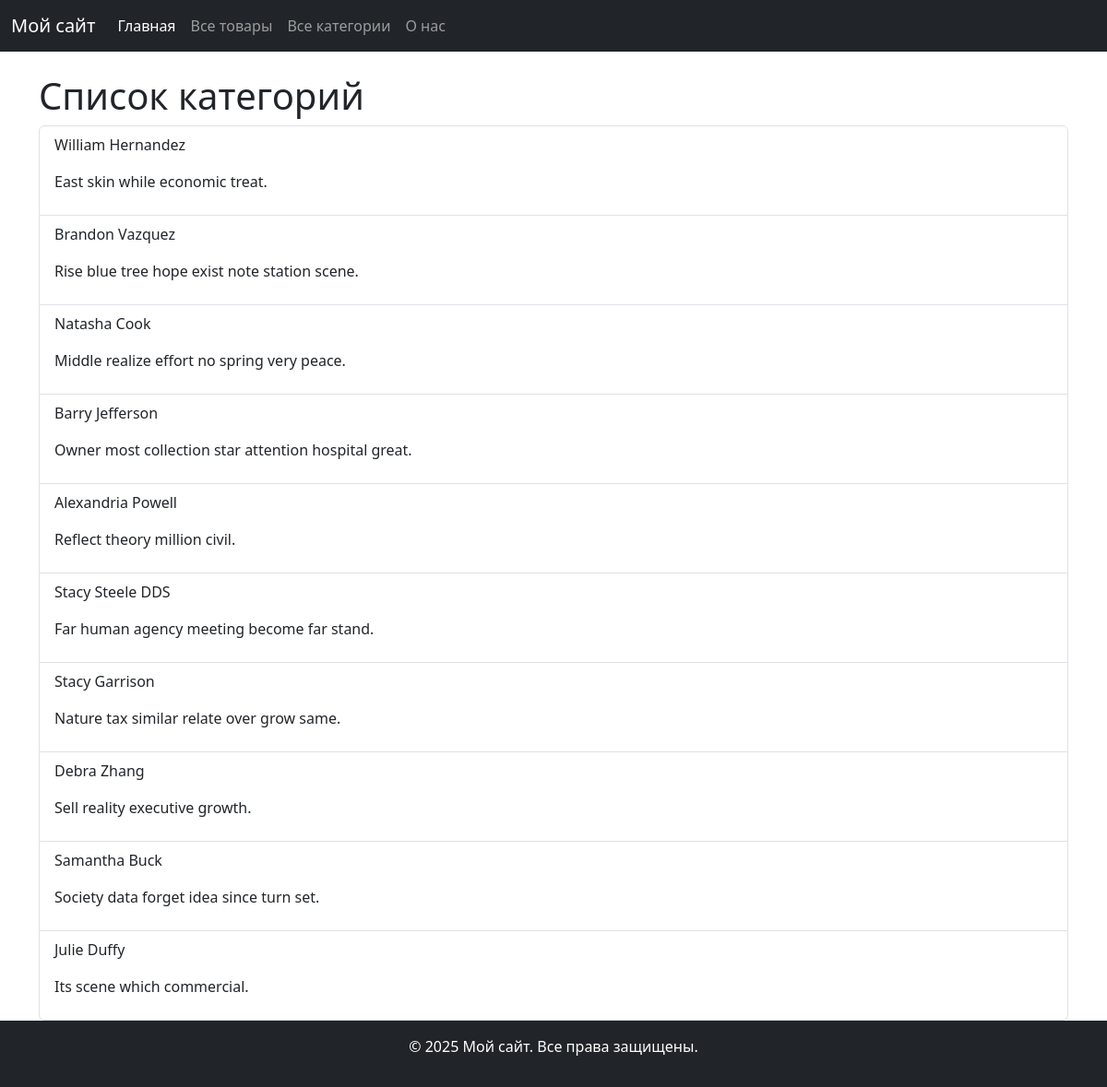
Page /categories/ on the committed database.
### store_app/models.py (models this page shows, shortened)
class Category(models.Model):
    name = models.CharField(max_length=100)
    description = models.TextField(default="")

### store_app/views.py (the view)
# urls.py: path("categories/", views.category_list, name="categories"),
def category_list(request):
    categories = Category.objects.all()
    context = {"categories": categories}
    return render(request, "store_app/category_list.html", context=context)

### store_app/templates/store_app/category_list.html (shortened to what this page needs)
{% extends 'store_app/base.html' %}
{% block content %}
        <h1>Список категорий</h1>
        <ul class="list-group">
            {% for category in categories %}
            <li class="list-group-item">
                <p>{{ category.name}}</p>
                <p>{{ category.description}}</p>
            </li>
            {% empty %}
                 <li class="list-group-item">Нет категорий</li>
            {% endfor %}
        </ul>
{% endblock %}

### store_app/templates/store_app/base.html (shortened to what this page needs)
<!DOCTYPE html>
<html lang="ru">
<head>
    <link href="https://cdn.jsdelivr.net/npm/bootstrap@5.3.0-alpha3/dist/css/bootstrap.min.css" rel="stylesheet">
</head>
<body>
<header>
    {% include 'store_app/menu.html' %}
</header>
    <div class="container mt-4">
        {% block content %}
        {% endblock %}
    </div>
    <footer class="bg-dark text-white text-center py-3">
        <p>&copy; 2025 Мой сайт. Все права защищены.</p>
    </footer>
</body>
</html>

### store_app/templates/store_app/menu.html (shortened to what this page needs)
<nav class="navbar navbar-expand-lg navbar-dark bg-dark">
    <div class="container-fluid">
        <a class="navbar-brand" href="/">Мой сайт</a>
        <div class="collapse navbar-collapse" id="navbarNav">
            <ul class="navbar-nav">
                <li class="nav-item">
                    <a class="nav-link active" aria-current="page" href="/">Главная</a>
                </li>
                <li class="nav-item">
                    <a class="nav-link" href="/products/">Все товары</a>
                </li>
                <li class="nav-item">
                    <a class="nav-link" href="/categories/">Все категории</a>
                </li>
                <li class="nav-item">
                    <a class="nav-link" href="/about/">О нас</a>
                </li>
            </ul>
        </div>
    </div>
</nav>

### rows in the picture
Category: name "William Hernandez", description "East skin while economic treat."
Category: name "Brandon Vazquez", description "Rise blue tree hope exist note station scene."
Category: name "Natasha Cook", description "Middle realize effort no spring very peace."
Category: name "Barry Jefferson", description "Owner most collection star attention hospital great."
Category: name "Alexandria Powell", description "Reflect theory million civil."
Category: name "Stacy Steele DDS", description "Far human agency meeting become far stand."
Category: name "Stacy Garrison", description "Nature tax similar relate over grow same."
Category: name "Debra Zhang", description "Sell reality executive growth."
Category: name "Samantha Buck", description "Society data forget idea since turn set."
Category: name "Julie Duffy", description "Its scene which commercial."
